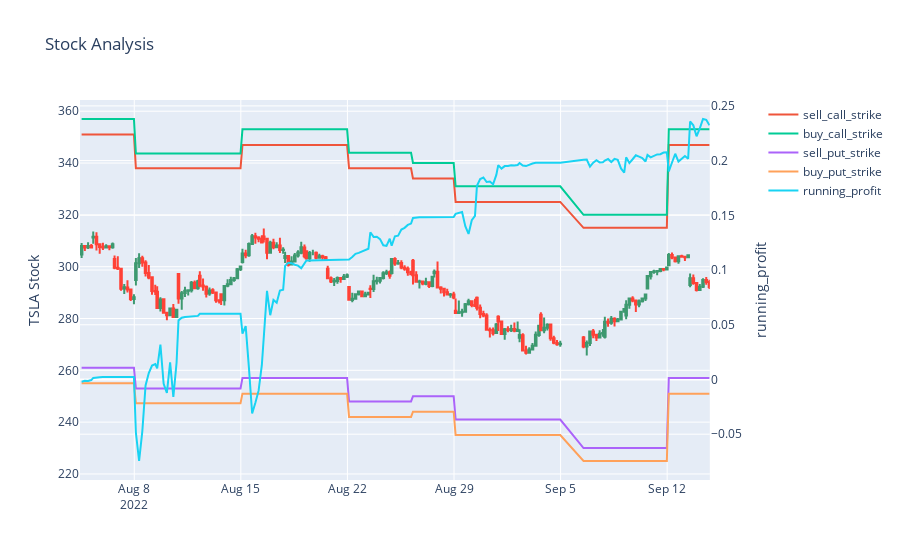

Here is the notebook cell this chart was saved with:
### Code cell
plots.plot_candles_and_profit(ic, lines=ic_strat.legs)

### Figure 1 — Plotly figure (JSON) as saved in the notebook; plotly's stock layout.template omitted (floating-point values rounded to 4 significant figures; data arrays with more than 128 entries replaced by an {"elided": "..."} marker saying what was removed)
{"data": [{"close": {"elided": "200 float values"}, "high": {"elided": "200 float values"}, "low": {"elided": "200 float values"}, "open": {"elided": "200 float values"}, "showlegend": false, "type": "candlestick", "x": {"elided": "200 str values"}, "xaxis": "x", "yaxis": "y"}, {"name": "sell_call_strike", "type": "scatter", "x": {"elided": "200 str values"}, "y": {"elided": "200 int values"}}, {"name": "buy_call_strike", "type": "scatter", "x": {"elided": "200 str values"}, "y": {"elided": "200 float values"}}, {"name": "sell_put_strike", "type": "scatter", "x": {"elided": "200 str values"}, "y": {"elided": "200 int values"}}, {"name": "buy_put_strike", "type": "scatter", "x": {"elided": "200 str values"}, "y": {"elided": "200 float values"}}, {"name": "running_profit", "type": "scatter", "x": {"elided": "200 str values"}, "xaxis": "x", "y": {"elided": "200 float values"}, "yaxis": "y2"}], "layout": {"title": {"text": "Stock Analysis"}, "xaxis": {"anchor": "y", "domain": [0, 0.94], "rangebreaks": [{"bounds": ["sat", "mon"]}, {"bounds": [16.1, 9.5], "pattern": "hour"}], "rangeslider": {"visible": false}}, "yaxis": {"anchor": "x", "domain": [0, 1], "title": {"text": "TSLA Stock"}}, "yaxis2": {"anchor": "x", "overlaying": "y", "side": "right", "title": {"text": "running_profit"}}}}
